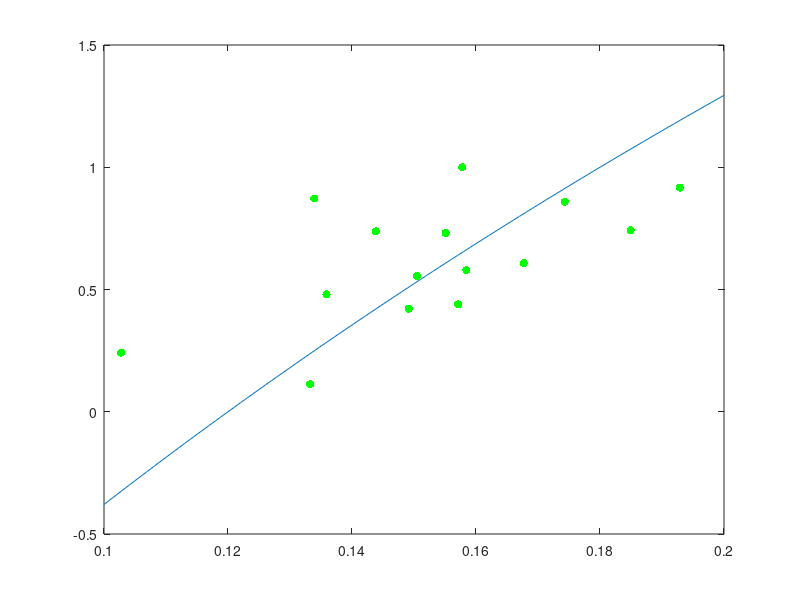
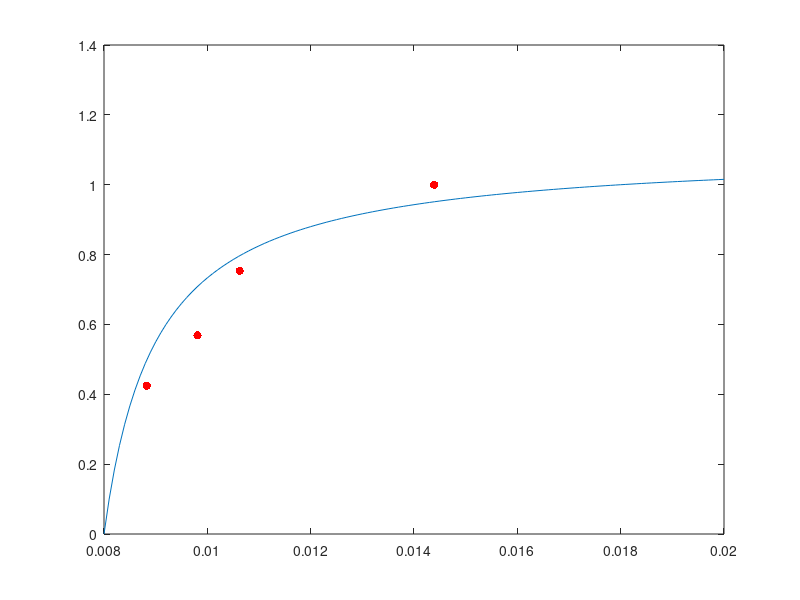

These charts were generated, in order, by the following MATLAB code:
clear all;

%N:C, Inomura et al., 2020
dat1 = [0.3379284649776453, 0.1278409090909091
0.35176708537364276, 0.13465909090909092
0.44562131857213827, 0.12897727272727275
0.46414377971755005, 0.13579545454545455
0.58601234830743, 0.13295454545454546
0.8013980554964162, 0.13522727272727272
0.5945816478603363, 0.1585227272727273
0.7348839684905257, 0.1653409090909091
];

dat2 = [0.19397132921723081, 0.0880681818181818
0.09011070896316797, 0.11420454545454545
0.38512170889220054, 0.11647727272727273
0.6989922645660349, 0.11477272727272728
0.5909978000141931, 0.12329545454545454
0.4873145979703355, 0.14375
0.6885423319849548, 0.14943181818181817];

%dat1(:,1) = dat1(:,1)/max(dat1(:,1));
%dat2(:,1) = dat2(:,1)/max(dat2(:,1));

dat = [dat1;dat2];
dat(:,1) = dat(:,1)/max(dat(:,1));
x = dat(:,2)*14/12;
y = dat(:,1);

a_KQN = 10;
a_NC = 0.1:0.001:0.2;
a_NCmax = 0.18;
a_NCmin = 0.12;
Minval = 1e-7;


a_NCu=(1+a_KQN)*(a_NC-a_NCmin)...
    ./((a_NC-a_NCmin)+a_KQN*(a_NCmax-a_NCmin)+Minval);


figure;
plot(a_NC,a_NCu);
hold on;
scatter(x,y,'g','filled');

clear all;
%P:C, Inomura et al., 2020
dat = [0.32291666666666663, 0.0034177215189873413
0.43229166666666663, 0.003797468354430379
0.5729166666666666, 0.0041139240506329125
0.7604166666666664, 0.005569620253164556];
dat(:,1) = dat(:,1)/max(dat(:,1));
x = dat(:,2)*31/12;
y = dat(:,1);

a_KQP = 0.1;
a_PC = 0.008:0.0001:0.02;
a_PCmax = 0.018;
a_PCmin = 0.008;
Minval = 1e-7;

a_PCu=(1+a_KQP)*(a_PC-a_PCmin)...
    ./((a_PC-a_PCmin)+a_KQP*(a_PCmax-a_PCmin)+Minval);

figure;
plot(a_PC,a_PCu);
hold on;
scatter(x,y,'r','filled');
